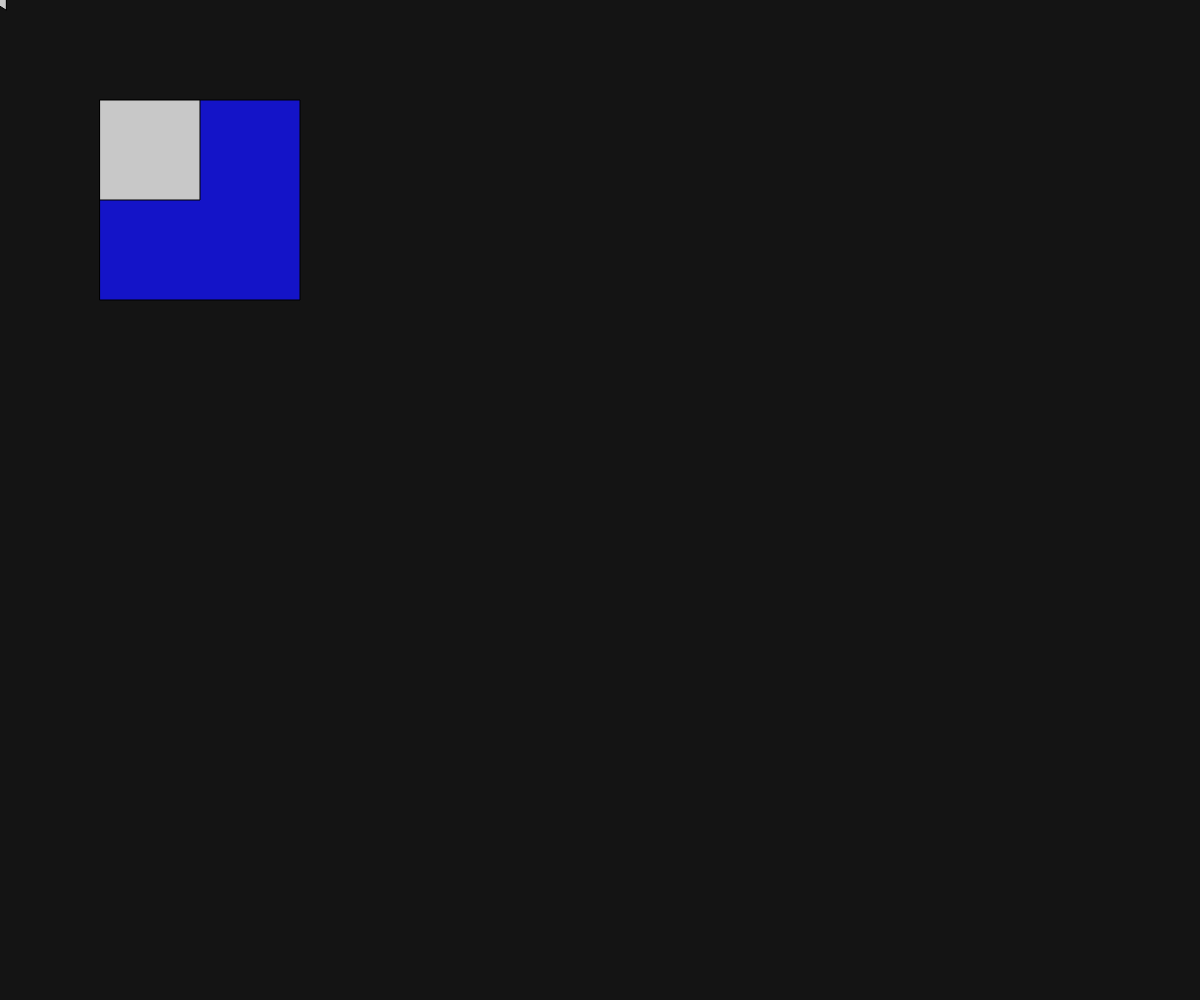
Frame 1 (no input)
Frame 60 (no input): identical to frame 1, image omitted
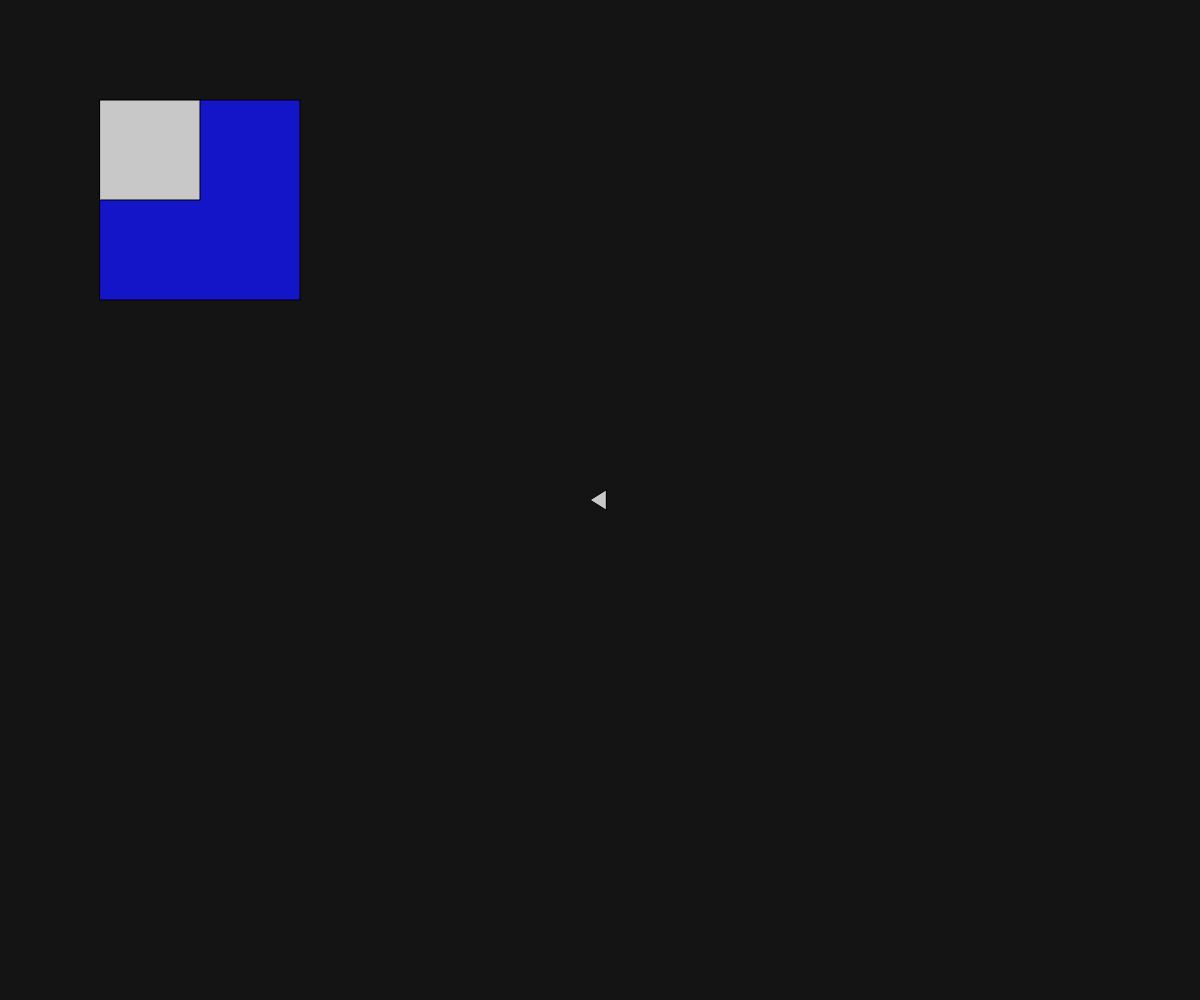
Frame 120 (the mouse pressed at the canvas centre since frame 60)

The p5.js sketch that drew these frames (run headless with seeded random() and noise() and a simulated clock; from frame 60 on, the mouse is pressed at the canvas centre):

// p5.js sketch
// ── sketch.js
function setup() {
    createCanvas(windowWidth, windowHeight);
  }
  function draw(){
      let x = mouseX;
      let y = mouseY;
      let v1= 1
      background(20,20,20)
      fill(20,20,200)
      rect(100,100,200,200)
      fill(200,200,200)
      rect(100,100,100,100)
      if(x<100 || x>300 || y <100 || y>300){
          fill(200,200,200)
        triangle(x+6,y+10,x-10,y,x+6,y-10)
      }
      if(x>100 && x<200 && y>100 && y<200){
          fill(20,20,20)
          circle(x,y,30);
      }
      if((200<x && x<300 && 100<y && y<300)||(100<x&&x<300 && 200<y && y<300)){
          fill(200,100,0)
          rect(x-10,y-10,20,20,5);
      }

  }
